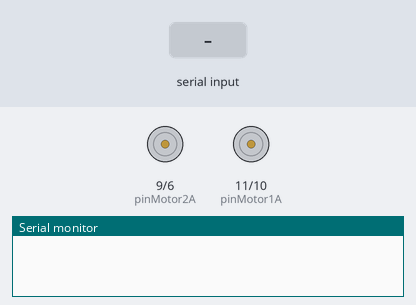
A sketch run on a simulated Arduino Uno, built with avr-gcc and run on an emulated ATmega328P. On the bench: motor-driver pin pairs drawn as motors (green arrow = first pin HIGH = forward, orange = second pin HIGH = backward, longer = more drive), the last lines printed to the serial monitor. The test bench sets the inputs (shaded band).

Above: at 1.2 s.
1.3 s: "F" received over the second serial link
At 2.5 s:
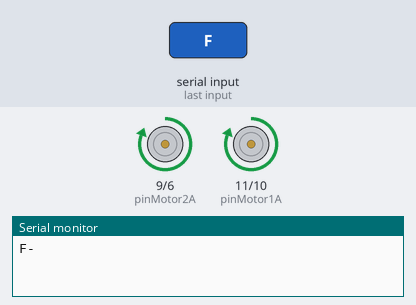
2.8 s: "B" received over the second serial link
At 3.8 s:
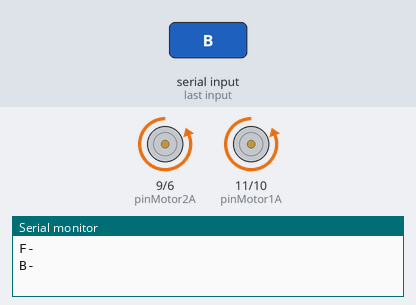
4.3 s: "L" received over the second serial link
At 4.9 s:
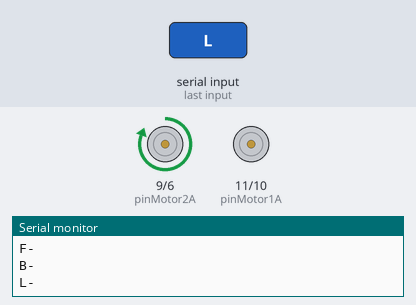
5.8 s: "R" received over the second serial link
At 6.1 s:
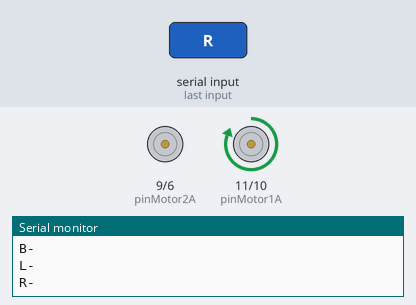
Timing chart, 0 to 8.3 s (numbered marks = the images above; inputs shaded):
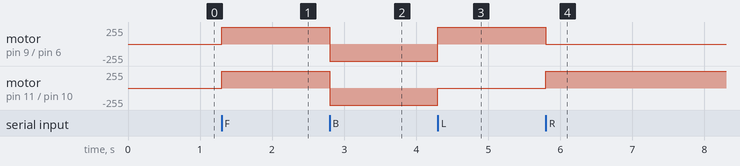

Measured:
- after the input at 1.3 s, motor on pin 9 (pinMotor2A) / pin 6 (pinMotor2B), motor on pin 11 (pinMotor1A) / pin 10 (pinMotor1B): stopped → forward 255/255 at once
- after the input at 2.8 s, motor on pin 9 (pinMotor2A) / pin 6 (pinMotor2B), motor on pin 11 (pinMotor1A) / pin 10 (pinMotor1B): forward 255/255 → backward 255/255 at once
- after the input at 4.3 s, motor on pin 9 (pinMotor2A) / pin 6 (pinMotor2B): backward 255/255 → forward 255/255 at once; motor on pin 11 (pinMotor1A) / pin 10 (pinMotor1B): backward 255/255 → stopped at once
- after the input at 5.8 s, motor on pin 9 (pinMotor2A) / pin 6 (pinMotor2B): forward 255/255 → stopped at once; motor on pin 11 (pinMotor1A) / pin 10 (pinMotor1B): stopped → forward 255/255 at once

The sketch:

ninosscuderia.cpp.ino
```cpp
//PROGRAMA BASE CARRINHO - NINO'S SCUDERIA (1TDS1)

// PINOS UTILIZADOS CONFORME O ENDEREÇAMENTO ABAIXO

//Definição do uso dos pinos do Arduino
#define pinMotor1A     11 //Definir o "cabo/pino" na cor vd para o motor A1 na entrada 11
#define pinMotor1B     10 //Definir o "cabo/pino" na cor az para o motor A2 na entrada 10
#define pinMotor2A     9  //Definir o "cabo/pino" na cor br para o motor B1 na entrada 9
#define pinMotor2B     6  //czDefinir o "cabo/pino" na cor cz para o motor B2 na entrada 6

// Definição dos Pins para o HC-06
#define pinBtRx        8  //Definir o pin RX (pin de comunicação)- "Cabo" vd
#define pinBtTx        7  //Definir o pin TX (pin de comunicação)- "Cabo" vd

//Biblioteca para comunicação com módulo Bluetooth
// ((((((Explicar a biblioteca))))))
#include <SoftwareSerial.h> //  Linkar ao código a Biblioteca "SoftwareSerial.h"
SoftwareSerial bluetooth(pinBtRx, pinBtTx); // RX, TX

//Declaração das variaveis para Controle do Motor
//int velocidade = 0; // *Não utilizada no código* Guarda o valor da velocidade na condição falsa = > Velocidade dele é nula (0)/Parada
//bool sentido = 1; // *Não utilizada no código* Verdadeira
//int estado = 0; // *Não utilizada no código* Guarda valor do estado na condição falsa = > Estado inicial dele é parado (0)

//Configuração do projeto no Arduino
void setup() {
  //Configura o estado das portas do Arduino
  pinMode(pinMotor1A, OUTPUT); // Saída do arduino para o pino 1 do Motor A
  pinMode(pinMotor2A, OUTPUT); // Saída do arduino para o pino 2 do Motor A
  pinMode(pinMotor1B, OUTPUT); // Saída do arduino para o pino 1 do Motor B
  pinMode(pinMotor2B, OUTPUT); // Saída do arduino para o pino 2 do Motor B
  digitalWrite(13, LOW); // Não está passando energia na porta 13 = > Desliga a porta
  digitalWrite(2, LOW); // Não está passando energia na porta 2 = > Desliga a porta
  digitalWrite(3, LOW); // Não está passando energia na porta 3 = > Desliga a porta


  //Inicia a comunicação serial para monitorar o que está acontecendo pelo monitor serial
  Serial.begin(9600);

  //Inicia a cominicação serial com o módulo bluetooth
  bluetooth.begin(9600);


}

void loop() {
// Variável para armazenar o dado recebido
char recebido;

  //Teste do Bluetooth
  // Faz a verificação de dados disponíveis no módulo Blutooth
  if (bluetooth.available()) { //
    recebido = bluetooth.read(); // Faz a leitura do dado recebido
    Serial.write(recebido); // Escreve o dado no monitor serial
    Serial.println("- "); // Adiciona uma nova linha (facilitando sua leitura)
     }
          if (recebido == 'F') {   // Se o comando recebido for F ele MOVIMENTA PARA FRENTE = > F = Front

       digitalWrite(pinMotor1A, HIGH); // Compartilha a energia do Motor 1A = > Liga
       digitalWrite(pinMotor1B, LOW);  // Interrompe a energia do Motor 1B = > Desliga
       digitalWrite(pinMotor2A, HIGH); // Passa energia ao pino 2 do motor  A = > Liga
       digitalWrite(pinMotor2B, LOW); // Interrompe a engerdia do pino 2 do motor B = > Desliga
    }

     else if (recebido == 'B') {   // Se o comando recebido for "B" MOVIMENTA PARA TRÁS = > B = Back

       digitalWrite(pinMotor1A, LOW); // Interrompe a engergia do pino 1 do motor A = > Desliga
       digitalWrite(pinMotor1B, HIGH); // Passa energia ao pino 1 do motor  B = > Liga/ Ativa
       digitalWrite(pinMotor2A, LOW); //Interrompe a engergia do pino 2 do motor A = > Desliga
       digitalWrite(pinMotor2B, HIGH);// Passa energia ao pino 2 do motor  B = > Liga

     }else if (recebido == 'L') {   // Se o comando recebido for "L" MOVIMENTA PARA ESQUERDA = > "L" = LEFT

       digitalWrite(pinMotor1A, LOW); // Interrompe a engergia do pino 1 do motor A = > Desliga
       digitalWrite(pinMotor1B, LOW); // Interrompe a engergia do pino 1 do motor B = > Desliga
       digitalWrite(pinMotor2A, HIGH); // Passa energia ao pino 2 do motor  A = > Liga
       digitalWrite(pinMotor2B, LOW); // Interrompe a engergia do pino 2 do motor B = > Desliga

     }  else if (recebido == 'R') {   // Se o comando recebido for 'R' MOVIMENTA PARA A DIREITA = > "R" = DIREITA

       digitalWrite(pinMotor1A, HIGH); // Passa energia ao pino 1 do motor  A = > Liga
       digitalWrite(pinMotor1B, LOW); // Interrompe a engergia do pino 1 do motor B = > Desliga
       digitalWrite(pinMotor2A, LOW);// Interrompe a engergia do pino 2 do motor A = > Desliga
       digitalWrite(pinMotor2B, LOW);// Interrompe a engergia do pino 2 do motor B = > Desliga

    }

    else if (recebido == 'S') {  //Se o comando recebido for 'S' ele para // PARADO

       digitalWrite(pinMotor1A, LOW); // Interrompe a engergia do pino 1 do motor A = > Desliga
       digitalWrite(pinMotor1B, LOW); // Interrompe a engergia do pino 1 do motor B = > Desliga
       digitalWrite(pinMotor2A, LOW);// Interrompe a engergia do pino 2 do motor A = > Desliga
       digitalWrite(pinMotor2B, LOW);// Interrompe a engergia do pino 2 do motor B = > Desliga

    }

}

  
```
